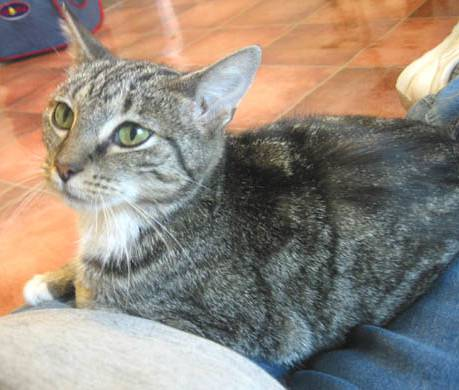
#> input picture 57/cat.jpg, 459 x 390 px
$ jupyter execute Untitled.ipynb
#> lines starting #> are read from the running program, lines starting #| are printed output that depends on the picture
[cell 1]
import cv2
import numpy as np
import matplotlib.pyplot as plt
from PIL import Image, ImageEnhance

[cell 2]
def print_img(path=None):
#> called with path = 'cat.jpg'
    img = cv2.cvtColor(cv2.imread(path), cv2.COLOR_BGR2RGB)
    plt.imshow(img)
    plt.show()

[cell 3]
print_img("cat.jpg")

[cell 4]
def save_img(write_path=None, path=None):
    cv2.imwrite(write_path, path)

[cell 5]
save_img("c.jpg", cv2.imread("cat.jpg"))

[cell 6]
def con_brg_img(path=None, contrast=None, brightness=None):
#> called with path = 'cat.jpg', contrast = 1.5, brightness = 1
    im = Image.open(path)
    enhancer = ImageEnhance.Contrast(im)
    im_output = enhancer.enhance(contrast)
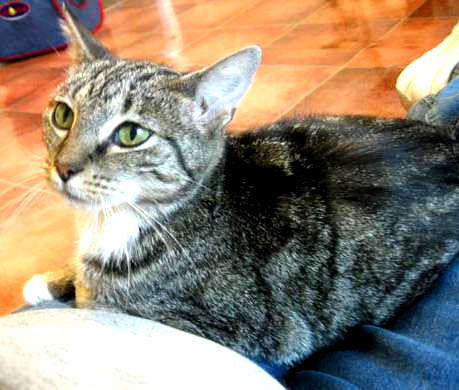
#> im_output: PIL image 459x390 RGB; mean R, G, B 146, 133.3, 117.1
    enhancer = ImageEnhance.Brightness(im)
    im_output = enhancer.enhance(brightness)
    im_output.save('more-contrast-brightness-img.jpg')

[cell 7]
con_brg_img("cat.jpg", 1.5, 1)

[cell 8]
def brg_img(path=None, brightness=None):
#> called with path = 'cat.jpg', brightness = 2
    im = Image.open(path)
    enhancer = ImageEnhance.Brightness(im)
    im_output = enhancer.enhance(brightness)
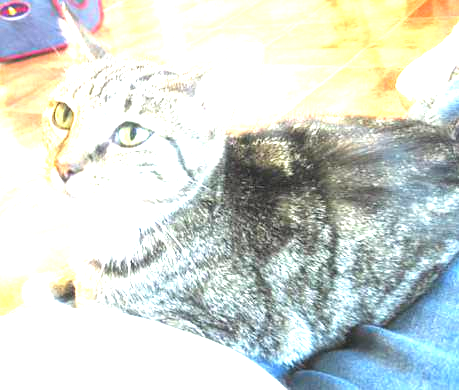
#> im_output: PIL image 459x390 RGB; mean R, G, B 210.5, 217.2, 210.4
    im_output.save('more-brightness-img.jpg')

[cell 9]
brg_img("cat.jpg", 2)

[cell 10]
def satur_img(path, saturation):
#> called with path = 'cat.jpg', saturation = 10
    img = cv2.imread(path)
#> img is the input picture: shape (390, 459, 3); mean B, G, R 125.1, 136.3, 147.5
    img = cv2.cvtColor(img, cv2.COLOR_BGR2HSV)
#> img: shape (390, 459, 3); mean H, S, V 55, 58.9, 156.7
    img[:, :, 1] += saturation
#> img: shape (390, 459, 3); mean H, S, V 55, 68.9, 156.7
    cv2.imwrite("more-saturation-img.jpg", img)

[cell 11]
satur_img("cat.jpg", 10)

[cell 12]
def resize_img(path, width, height):
#> called with path = 'cat.jpg', width = 1920, height = 1080
    img = cv2.imread(path)
    resize = (width, height)
    img = cv2.resize(img, resize)
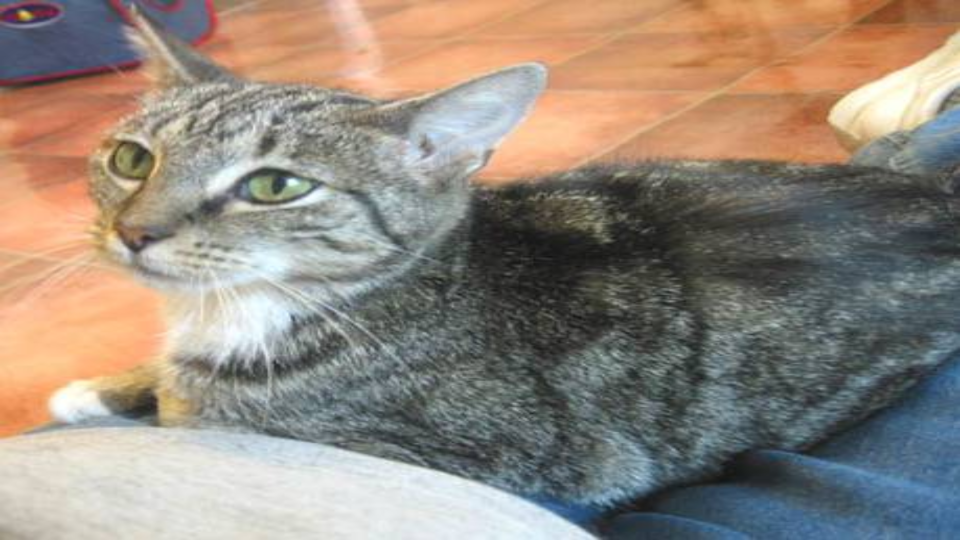
#> img: shape (1080, 1920, 3) (shown at 1/2 size); mean B, G, R 125, 136.1, 147.4
    cv2.imwrite("resize-img.jpg", img)

[cell 13]
resize_img("cat.jpg", 1920, 1080)

[cell 14]
def cropp_img(path, width_s, width_e, height_s, height_e):
#> called with path = 'cat.jpg', width_s = 200, width_e = 400, height_s = 100, height_e = 200
    img = cv2.imread(path)
    cropped_img = img[width_s:width_e, height_s:height_e]
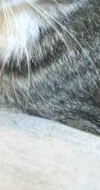
#> cropped_img: shape (190, 100, 3); mean B, G, R 171.5, 171.6, 164.4
    cv2.imwrite("cropped-img.jpg", cropped_img)

[cell 15]
cropp_img("cat.jpg", 200, 400, 100, 200)

[cell 16]
def rotation_img(path, angle):
#> called with path = 'cat.jpg', angle = 30
    img = cv2.imread(path)
    (h, w) = img.shape[:2]
#> h = 390; w = 459
    center = (int(w / 2), int(h / 2))
#> center = (229, 195)
    rotation_matrix = cv2.getRotationMatrix2D(center, angle, 0.6)
    img = cv2.warpAffine(img, rotation_matrix, (w, h))
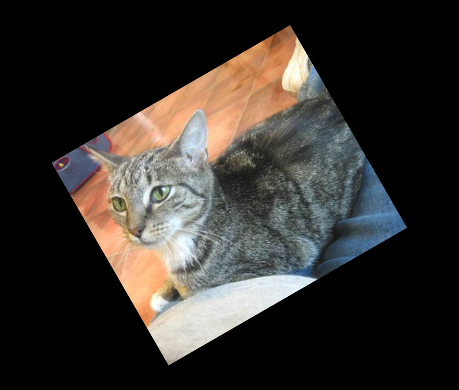
#> img: shape (390, 459, 3); mean B, G, R 45.1, 49.1, 53.1
    cv2.imwrite("rotated-img.jpg", img)

$ run again, with 57/more-brightness-img.jpg copied over 57/cat.jpg
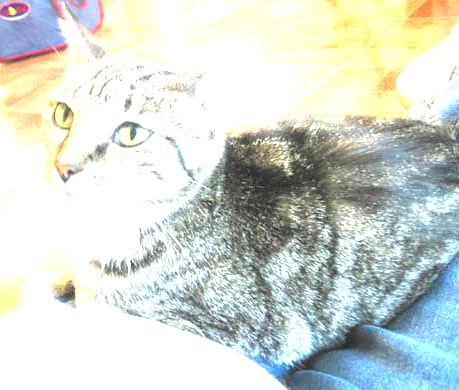
#> input picture 57/more-brightness-img.jpg, 459 x 390 px
#> in satur_img, img is the input picture: shape (390, 459, 3); mean B, G, R 209.7, 216.8, 210
#> in cropp_img, `cropped_img = img[width_s:width_e, height_s:height_e]`:
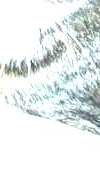
#> cropped_img: shape (190, 100, 3); mean B, G, R 237.4, 237.8, 232.3
#> in rotation_img, `img = cv2.warpAffine(img, rotation_matrix, (w, h))`:
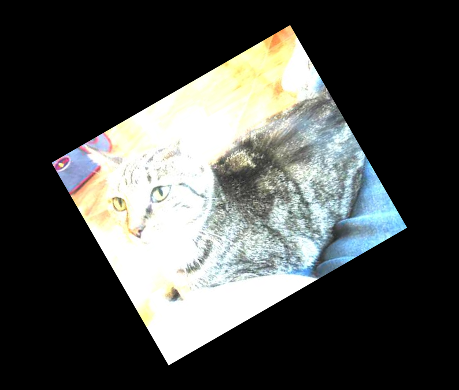
#> img: shape (390, 459, 3); mean B, G, R 75.5, 78, 75.6

$ run again, with 57/more-saturation-img.jpg copied over 57/cat.jpg
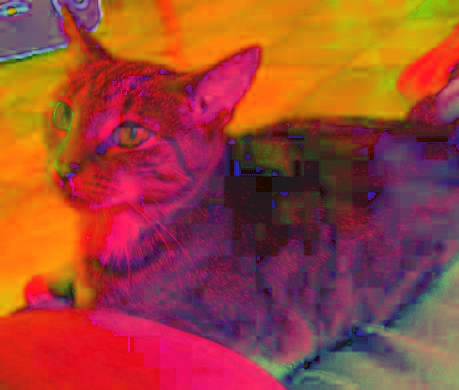
#> input picture 57/more-saturation-img.jpg, 459 x 390 px
#> in satur_img, img is the input picture: shape (390, 459, 3); mean B, G, R 55, 68.9, 156.7
#> in cropp_img, `cropped_img = img[width_s:width_e, height_s:height_e]`:
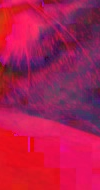
#> cropped_img: shape (190, 100, 3); mean B, G, R 79.1, 27.7, 173.7
#> in rotation_img, `img = cv2.warpAffine(img, rotation_matrix, (w, h))`:
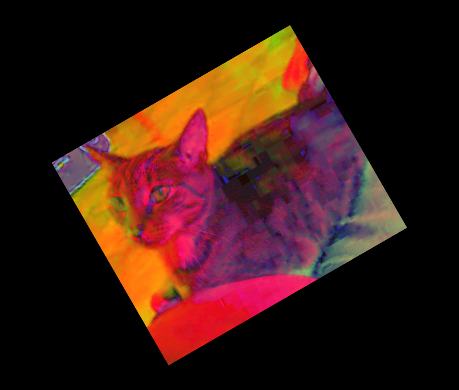
#> img: shape (390, 459, 3); mean B, G, R 19.8, 24.8, 56.4
